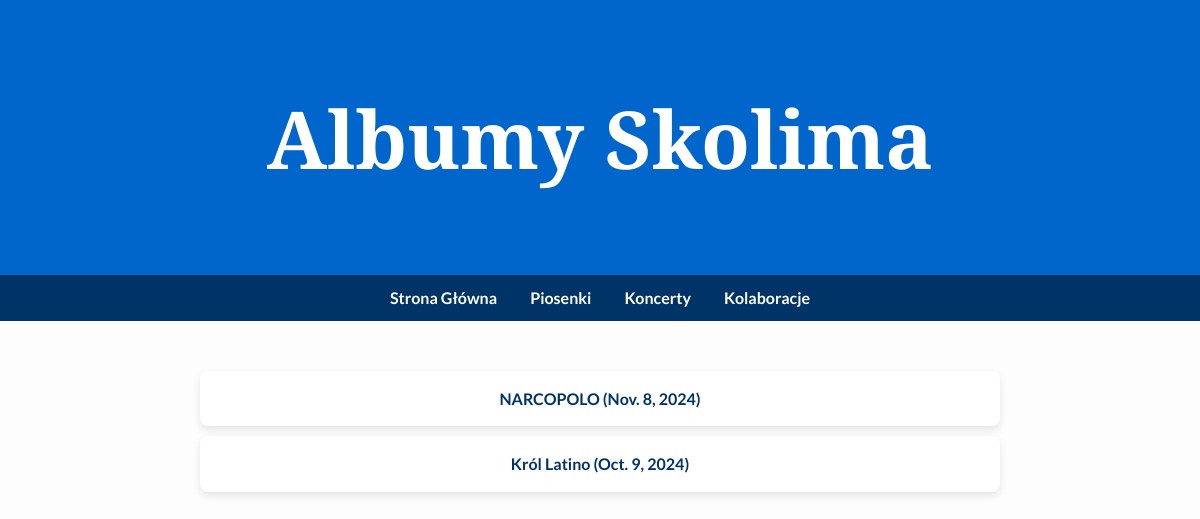
/kk_app/albums_html/, run on the app's committed database.
### kk_app/models.py (models this page shows, shortened)
class Album(models.Model):
    title = models.CharField(max_length=100, help_text="Tytuł albumu Skolima", blank=False, null= False) # to dodaje tam gdzie sie wpisuje co trzeba wpisac
    release_date = models.DateField(help_text="Data wydania albumu",  blank=False, null= False)

### kk_app/views.py (the view)
# urls.py: path('albums_html/', views.albums_view_html, name='albums'),
def albums_view_html(request):
    albums = Album.objects.all()
    return render(request, 'kk_app/albums.html', {'albums': albums})

### kk_app/templates/kk_app/albums.html (shortened to what this page needs)
<!DOCTYPE html>
<html lang="pl">
<head>
</head>
<body>
    <header>
        <h1>Albumy Skolima</h1>
    </header>
    <nav>
        <ul>
            <li><a href="{% url 'home' %}">Strona Główna</a></li>
            <li><a href="{% url 'songs' %}">Piosenki</a></li>
            <li><a href="{% url 'concerts' %}">Koncerty</a></li>
            <li><a href="{% url 'collaborations' %}">Kolaboracje</a></li>
        </ul>
    </nav>
    <main>
        <ul>
            {% for album in albums %}
                <li>
                    <a href="{% url 'album_detail' album.id %}">
                        {{ album.title }} ({{ album.release_date }})
                    </a>
                </li>
            {% empty %}
                <li>Brak albumów do wyświetlenia.</li>
            {% endfor %}
        </ul>
    </main>
</body>
</html>

### kk_app/templates/kk_app/albums.html (style rules this page uses)
body { font-family: 'Lato', sans-serif; margin: 0; padding: 0; background-color: #fdfdfd; color: #333; line-height: 1.6; }
header { background-color: #0066cc; color: white; text-align: center; padding: 20px; font-family: 'Playfair Display', serif; font-size: 2.5em; box-shadow: 0 4px 6px rgba(0, 0, 0, 0.2); }
nav { background-color: #003366; text-align: center; padding: 10px 0; }
nav ul { list-style: none; margin: 0; padding: 0; }
nav ul li { display: inline-block; margin: 0 15px; }
nav ul li a { color: white; text-decoration: none; font-weight: bold; transition: color 0.3s ease; }
main { max-width: 800px; margin: 20px auto; padding: 20px; }
main ul { list-style: none; margin: 0; padding: 0; }
main ul li { background-color: white; color: #003366; margin: 10px 0; padding: 15px; border-radius: 8px; box-shadow: 0 4px 8px rgba(0, 0, 0, 0.1); transition: transform 0.3s ease, box-shadow 0.3s ease; text-align: center; }
main ul li a { text-decoration: none; color: inherit; font-weight: bold; }

### data on the page
Album: title "NARCOPOLO", release_date "Nov. 8, 2024"
Album: title "Król Latino", release_date "Oct. 9, 2024"
